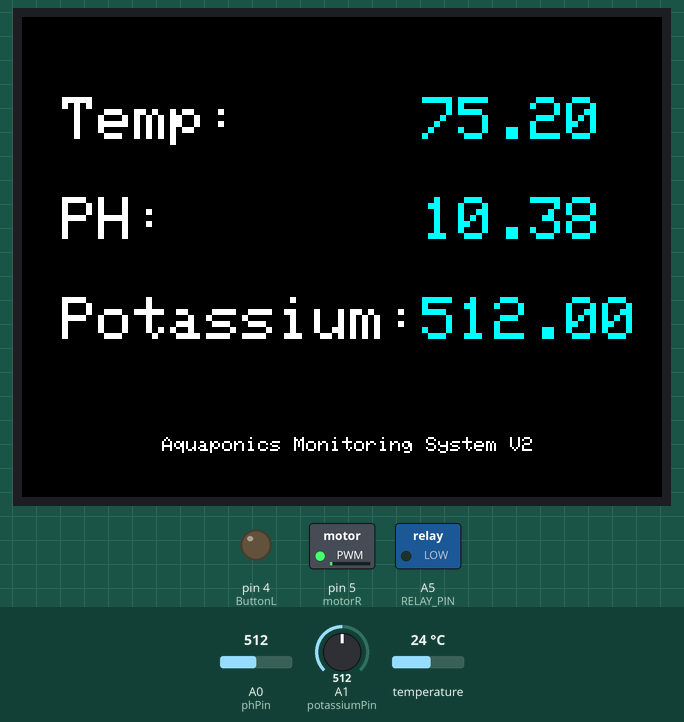
A sketch run on a simulated Arduino Uno, built with avr-gcc and run on an emulated ATmega328P. Shown: 320×240 colour display, switched loads named in the sketch (green lamp = pin HIGH), output pins drawn as LEDs (lit = HIGH). The test bench sets the inputs (shaded band); at power-on: temperature 24 °C, A0 (phPin) = 512, A1 (potassiumPin) = 512. What the sketch prints to the serial monitor is not drawn.

Above: at 1.4 s.
1.5 s: temperature set to 20.8 °C
At 4.8 s:
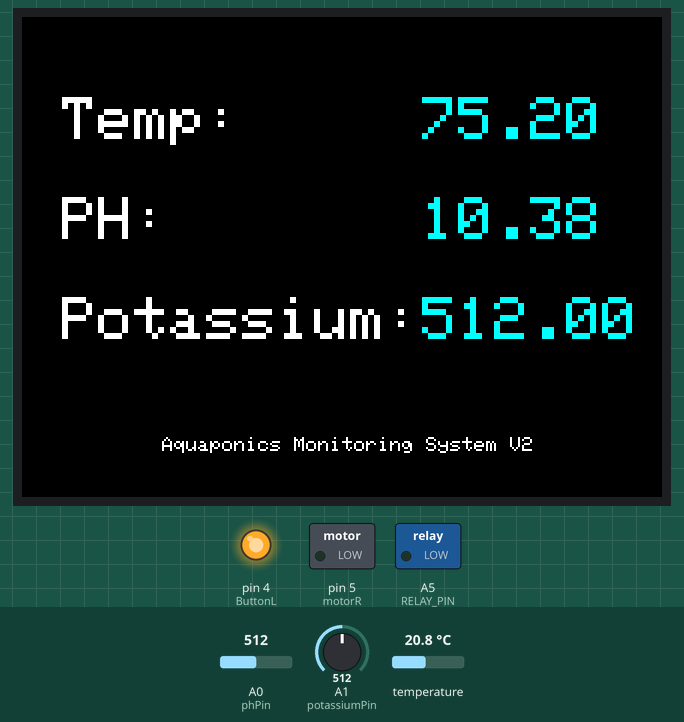
8.5 s: temperature set to 19.1 °C
At 11.4 s:
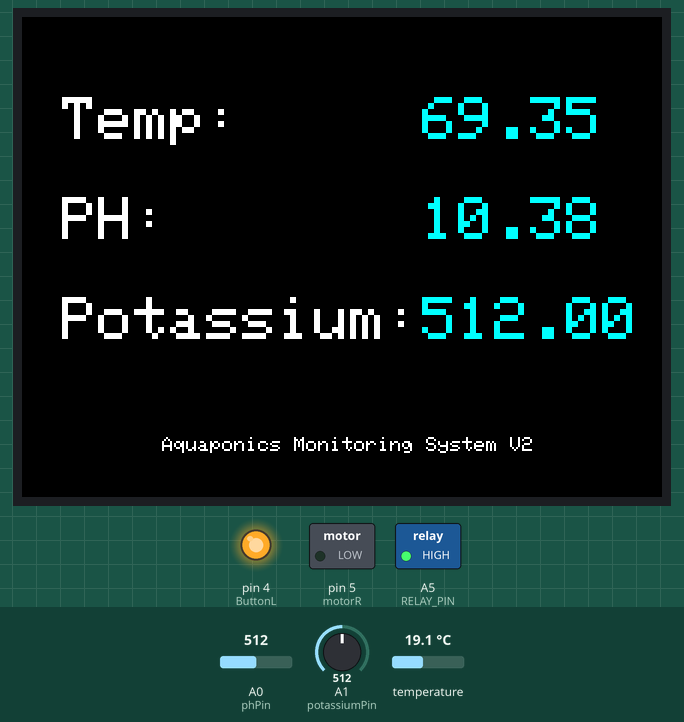
14.6 s: A0 (phPin) set to 620
At 19.7 s:
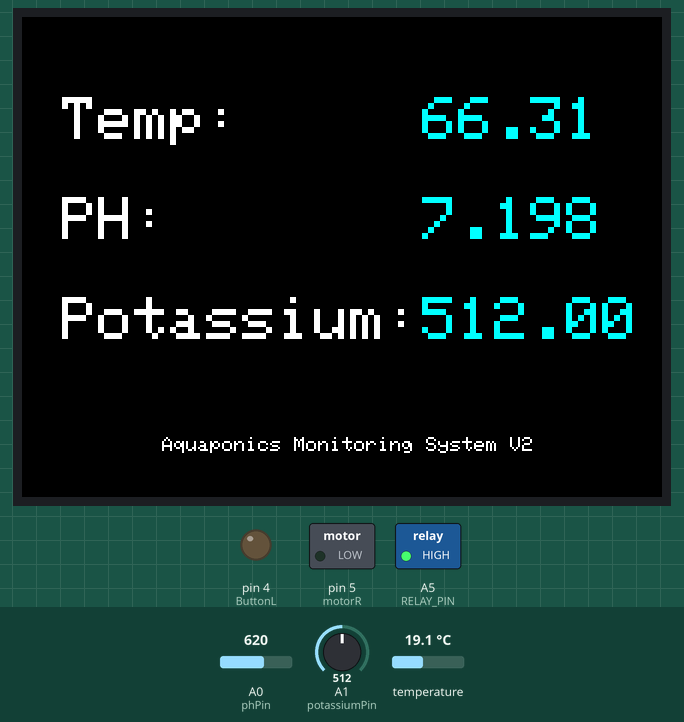
20.7 s: A0 (phPin) set to 644
At 23.9 s:
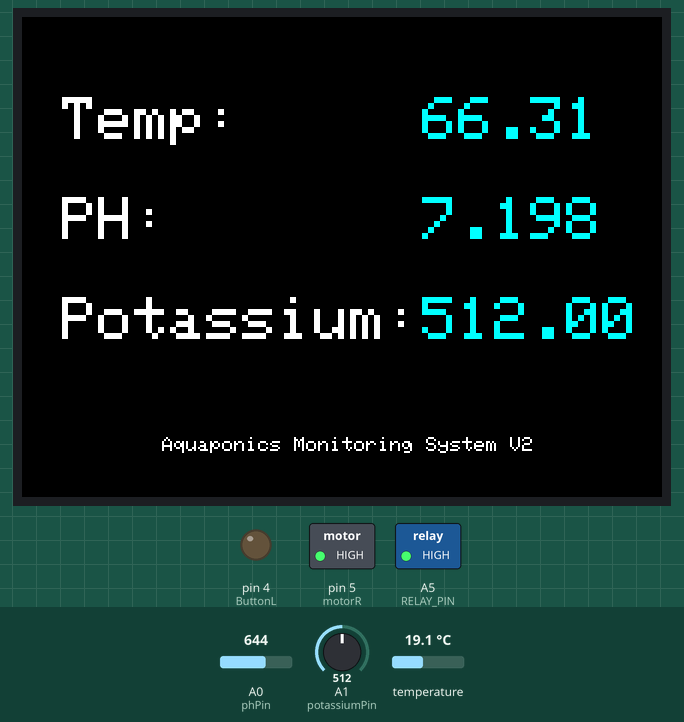
26.0 s: temperature set to 22.4 °C
At 27.8 s:
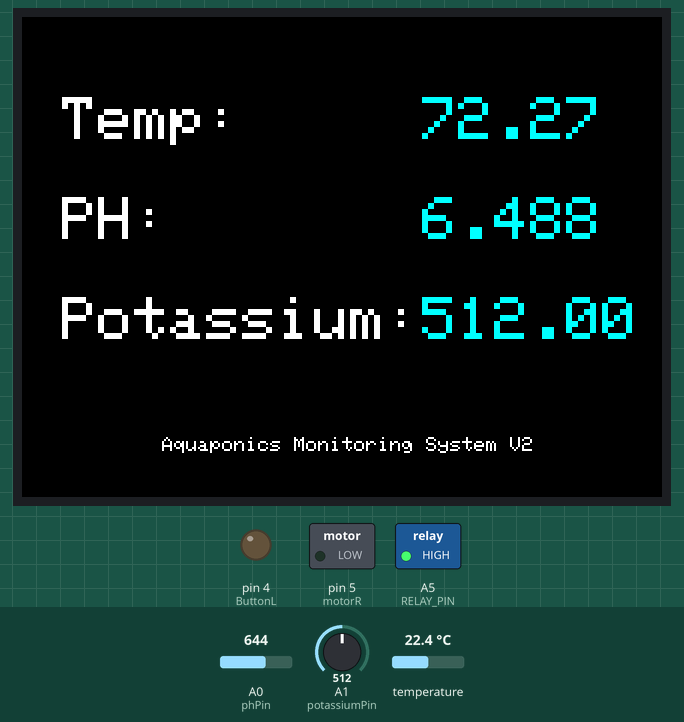
32.1 s: temperature set to 23.7 °C
At 38.9 s:
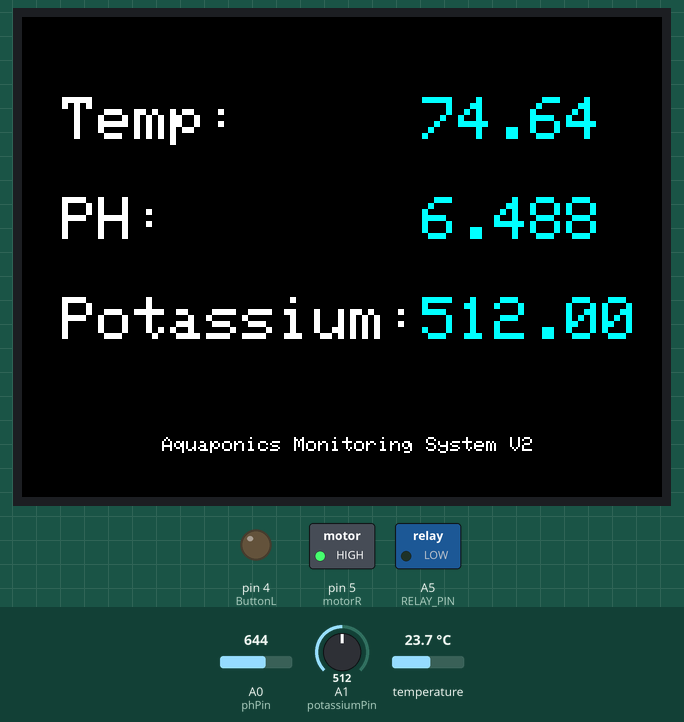
Timing chart, 0 to 40.3 s (numbered marks = the images above; inputs shaded):
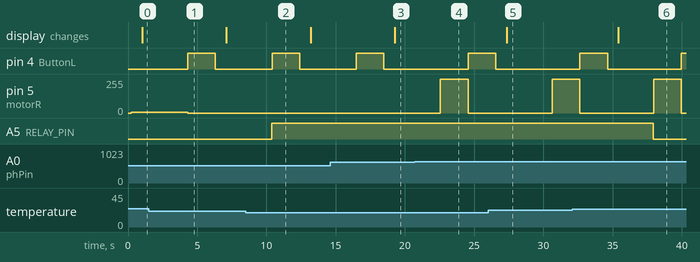

The sketch:

Aquaponics_Monitoring.ino
```cpp
#include "Sensors.h"
#include "Display.h"
#include "DisplayPHInfo.h"
#include "PumpCode.h"
#include "tempControl.h"
#include "Adafruit_ILI9341.h"
#include <Adafruit_GFX.h>
#include <SPI.h>
#include <Wire.h>
#include <Adafruit_ILI9341.h>
#include <Adafruit_STMPE610.h>
// wait 5 seconds before reading pH again
const int sensorReadInterval = 5000;

extern const int WATER_PUMP_PIN;
extern int motor;
extern const int doseDuration;
extern const float phToleration;
extern const float phTarget;
extern bool isDosing;
extern bool firstPage;
extern Adafruit_STMPE610 ts;

void setup(void){
// start serial port so we can see the data
Serial.begin(9600);

startTempSensor();
setupDisplay();
setupPump();
setupTemp();
}

void loop(void){
while(firstPage != true){
  setSensorValues((getSensorTemp() * 1.8 ) + 32, getPH(), getPotassium()); //Farhenheit conversion because celsius sucks
  updateValues();
  Serial.print("Temperature: ");
  Serial.print(getSensorTemp());
  Serial.println();
  Serial.print("PH: ");
  Serial.print(getPH());
  Serial.println();
  Serial.print("Potassium: ");
  Serial.print(getPotassium());
  Serial.println();
  delay(1000);
  checkTemp();
  phCheck();
  //buttonSwitchMain();
  //doButtonThingsMain();
}

while(firstPage){
  PrintPHText();
  PHStatsUI();
  buttonSwitch();
  doButtonThings();
  }

}
```

DisplayPHInfo.cpp
```cpp
#include <Adafruit_GFX.h>
#include <SPI.h>
#include <Wire.h>
#include <Adafruit_ILI9341.h>
#include <Adafruit_STMPE610.h>
#include "DisplayPHInfo.h"
#include "display.h"
#include <stdint.h>
#include "TouchScreen.h"
extern Adafruit_ILI9341 lcd;

#define YP A3  // must be an analog pin, use "An" notation!
#define XN A4  // must be an analog pin, use "An" notation!
#define YN 8   // can be a digital pin
#define XP 9
TouchScreen ts = TouchScreen(XP, YP, XN, YN, 300);

// This is calibration data for the raw touch data to the screen coordinates
//numbers for ph edit readings
#define ORIGIN_X 20
#define ORIGIN_Y 40

//numbers for touchscreen box
#define PHT_MinX 15
#define PHT_MinY 80
#define PHT_H 40
#define PHT_W 50

//copy pasted numbers for back button
#define PHT_MinXB 15
#define PHT_MinYB 80
#define PHT_HB 40
#define PHT_WB 50

//setup stuff for phstat screen
#define NUMBERS_ORIGIN_X 200
#define TEXT_HEIGHT 50
#define BLACK   0x0000
#define CYAN    0x07FF
#define WHITE   0xFFFF
#define LABEL_COLOR WHITE
#define NUMBER_COLOR CYAN

//stuff for the back button
#define PHT_MinYB 80
#define PHT_MaxXB 70
#define PHT_MaxYB 190
#define PHT_HB 40
#define PHT_WB 50

bool firstPage = false;

const int ButtonSeq = 2;
const int ButtonL = 4;
int buttonStateSeq = 0;
int buttonStateL = 0;

int selector = 0;
boolean isPressed = false;
int buttonP;

//button settings to go to ph stats page
#define PHButtonX PHT_MinX
#define PHButtonY PHT_MinY
#define PHButtonH PHT_H
#define PHButtonW PHT_W

double PHBase = 0.0;
double PHChange = PHBase;

void drawFrame()
{
  pinMode(ButtonSeq, INPUT);
  pinMode(ButtonL, INPUT);
  lcd.drawRect(PHT_MinX, PHT_MinY, PHT_W, PHT_H, ILI9341_WHITE);
  buttonStateSeq = digitalRead(ButtonSeq);
  buttonStateL = digitalRead(ButtonL);
}
//TODO: fix this, it's okay for now
void PHStatsUI(){
  lcd.fillScreen(BLACK);
  lcd.setTextColor(NUMBER_COLOR, BLACK);
  lcd.setTextSize(3);
  lcd.setCursor(NUMBERS_ORIGIN_X, ORIGIN_Y + TEXT_HEIGHT *1.5);
  lcd.print(PHChange);
}

void PrintPHText(){
  lcd.setCursor(ORIGIN_X, ORIGIN_Y);
  lcd.setTextColor(LABEL_COLOR);
  lcd.setTextSize(3);

  lcd.print("raise ph (+.25)");
  lcd.setCursor(ORIGIN_X, ORIGIN_Y + TEXT_HEIGHT*.75);
  lcd.print("lower ph (-.25)");
  lcd.setCursor(ORIGIN_X, ORIGIN_Y + TEXT_HEIGHT*1.5);
  lcd.print("PH set at:");
  lcd.setCursor(ORIGIN_X, ORIGIN_Y + TEXT_HEIGHT*2.25);
  lcd.print("Back");
}
//never do this, this is a bad way of cycling the button
//touchscreen would be better but I don't have the time to read the library
void buttonSwitch() {
  if (digitalRead(ButtonSeq) == LOW && isPressed == false ) //button is pressed AND this is the first digitalRead() that the button is pressed
  {
    isPressed = true;  //set to true, so this code will not run again until button released
    buttonP++; // this is done after the doSwitchStatement(), so case 0 will be executed on the first button press
    if (buttonP > 2) {
      buttonP = 0;
    }
  }
  else if (digitalRead(ButtonSeq) == HIGH){
    isPressed = false; //button is released, variable reset
  }
  else{
    Serial.println("no");
  }
}

void doButtonThings() {
  if(buttonP = 0 && digitalRead(ButtonL) == LOW){
    PHChange = PHBase + 0.25;
  }
  else if(buttonP = 1 && digitalRead(ButtonL) == LOW){
    PHChange = PHBase - 0.25;
  }
  else if(buttonP = 2 && digitalRead(ButtonL) == LOW){
    firstPage = false;
    lcd.fillScreen(BLACK);
    drawFrame();
  }
  else{
    Serial.println("no");
  }
}

//why would I put the main display button code in the ph display code?
//Its the easiest way to do it; I dont care if it would look cleaner another way
void buttonSwitchMain() {
  if (digitalRead(ButtonSeq) == LOW && isPressed == false ) //button is pressed AND this is the first digitalRead() that the button is pressed
  {
    isPressed = true;  //set to true, so this code will not run again until button released
    buttonP++; // this is done after the doSwitchStatement(), so case 0 will be executed on the first button press
    if (buttonP > 1) {
      buttonP = 0;
    }
    // selector = (selector+1) % 4;  // does the same, without if-statement
  }
  else if (digitalRead(ButtonSeq) == HIGH){
    isPressed = false; //button is released, variable reset
  }
  else{
    Serial.println("no");
  }
}

void doButtonThingsMain() {
  if(buttonP = 0 && digitalRead(ButtonL) == LOW){

  }
  else if(buttonP = 1 && digitalRead(ButtonL) == LOW){
    firstPage = true;
    lcd.fillScreen(BLACK);
    drawFrame();
  }
  else{
     Serial.println("no");
  }
}

//I have rewritten the UI code from scratch, THREE DIFFERENT TIMES
```

DisplayPHInfo.h
```cpp
void drawFrame();
//WHY DO I NEED TO ADD THE .H FILE, ARDUINO IDE SUCKS
void buttonSwitch();
void PHStatsUI();
void PrintPHText();
void doButtonThings();

void doButtonThingsMain();
void buttonSwitchMain();
```

PumpCode.cpp
```cpp
//this code is to be used with 2 peristaltic pumps
//each pump supplies a different chemical compound; one to raise ph and one to lower
//each peristaltic pump will need a relay to be able to run on an arduino; maybe

#include "Arduino.h"
#include "sensors.h"
#include "DisplayPHInfo.h"
//this code was painful to integrate.
extern double PHChange;

const int WATER_PUMP_PIN_R = 5;
const int WATER_PUMP_PIN_L = 4;
int motorR = 5;
int motorL = 4;
const int doseDuration = 2000;
const float phToleration = 0.25;
const float phTarget = 7 + PHChange;
bool isDosingH = false;
bool isDosingL = false;

//probably need 2 of theses
void setupPump() {
  pinMode(motorR, OUTPUT);
  pinMode(motorL, OUTPUT);
  analogWrite(motorR, 5);
  analogWrite(motorL, 4);
}

//no comment
void waterPumpRaise() {
  analogWrite(motorR, 255);
  analogWrite(motorL, 0);
}

void waterPumpLower() {
  analogWrite(motorR,0);
  analogWrite(motorL, 255);
}

void waterPumpsOff(){
  analogWrite(motorR, 0);
  analogWrite(motorL, 0);
}

//this shit will probably crash the program or just continue to raise the PH level with no qualms about whether or not its killing things.

//needlessly complicated but Its a prototype
void phCheck(){
  if (getPH() < phTarget || getPH() > phTarget) {
    if (getPH() < phTarget - phToleration) {
      // start to raise the pH
      Serial.println("pH lower than target, beginning to raise acidity");
      isDosingH = true;
    }
    if (isDosingH) {
      //raises acid
      waterPumpRaise();
      delay(2000);
      waterPumpsOff();
    }
    if(getPH() > phTarget + phToleration){
      Serial.println("pH higher than target, beginning to lower acidity");
      isDosingL = true;
    }
    if(isDosingL){
      waterPumpLower();
      delay(2000);
      waterPumpsOff();
    }
  }
  else {
    isDosingH = false;
    isDosingL = false;
  }
}
```

PumpCode.h
```cpp
void waterPumpLower();
void waterPumpRaise();
void waterPumpsOff();
void setupPump();
void phCheck();
```

display.cpp
```cpp
#include "SPI.h"
#include "Adafruit_GFX.h"
#include "Adafruit_ILI9341.h"
#include "DisplayPHInfo.h"

// Use hardware SPI (on Uno, #13, #12, #11) and the above for CS/DC
Adafruit_ILI9341 lcd = Adafruit_ILI9341(10, 9);


//define some color values
#define  BLACK   0x0000
#define BLUE    0x001F
#define RED     0xF800
#define GREEN   0x07E0
#define CYAN    0x07FF
#define MAGENTA 0xF81F
#define YELLOW  0xFFE0
#define WHITE   0xFFFF

#define LABEL_COLOR WHITE
#define NUMBER_COLOR CYAN

#define ORIGIN_X 20
#define ORIGIN_Y 40
#define NUMBERS_ORIGIN_X 200

#define TEXT_HEIGHT 50

double temp = 20.56;
double ph = 7.0;
double potassium = 1.0;
double ammonia = 2.0;

void setSensorValues(float temp_, float ph_, float potassium_){
  temp = temp_;
  ph = ph_;
  potassium = potassium_;
  // ammonia = ammonia_;
}

void printConstantText(){
  lcd.setCursor(ORIGIN_X, ORIGIN_Y);
  lcd.setTextColor(LABEL_COLOR);
  lcd.setTextSize(3);

  lcd.print("Temp:");
  lcd.setCursor(ORIGIN_X, ORIGIN_Y + TEXT_HEIGHT*1);
  lcd.print("PH:");
  lcd.setCursor(ORIGIN_X, ORIGIN_Y + TEXT_HEIGHT*2);
  lcd.print("Potassium:");

  lcd.setCursor(70, 210);
  lcd.setTextSize(1);
  lcd.print("Aquaponics Monitoring System V2");
}

// Configure the screen and place the constant text in setup
void setupDisplay(){
  Serial.begin(9600);
  lcd.begin();
  lcd.setRotation(1);
  lcd.fillScreen(BLACK);
  lcd.setTextWrap(false);
  printConstantText();
}

// Display all of the numbers
void updateValues(){
  lcd.setTextColor(NUMBER_COLOR, BLACK);
  lcd.setTextSize(3);
  lcd.setCursor(NUMBERS_ORIGIN_X, ORIGIN_Y);

  lcd.print(temp);
  lcd.setCursor(NUMBERS_ORIGIN_X, ORIGIN_Y + TEXT_HEIGHT *1);
  lcd.print(ph);
  lcd.setCursor(NUMBERS_ORIGIN_X, ORIGIN_Y + TEXT_HEIGHT *2);
  lcd.print(potassium);
}
```

display.h
```cpp
void setSensorValues(float temp_, float ph_, float phosphate_);
void setupDisplay();
void updateValues();
```

sensors.cpp
```cpp
// Functions to return the values of all our sensors
//probably want to figure out what water heater we will use
//dont want to flash boil the fish
#include <OneWire.h>
#include <DallasTemperature.h>
#include "Sensors.h"
#include "Arduino.h"

// Temp stuff
//how the hell am i able to pass temp info to a analog input???
#define ONE_WIRE_BUS A2
OneWire oneWire(ONE_WIRE_BUS);
// Pass our oneWire reference to Dallas Temperature.
DallasTemperature tempSensor(&oneWire);

// Ph stuff
#define phPin A0
#define phOffset 25.51
#define phConstant -0.02955

// Phosphate stuff
#define potassiumPin A1
float potassiumConstant = 1;
float potassiumOffset = 0;

void startTempSensor(){
  tempSensor.begin();
}

float getSensorTemp(){
  tempSensor.requestTemperatures();
  return tempSensor.getTempCByIndex(0); // 0 refers to the first device on the wire
}

float getPH(){
  return ((analogRead(phPin) * phConstant) + phOffset);
}

float getPotassium(){
  return (analogRead(potassiumPin) * potassiumConstant) - potassiumOffset;
}
```

sensors.h
```cpp
// All the sensors
float getPH();
float getPotassium();

void startTempSensor();
float getSensorTemp();
```

tempControl.cpp
```cpp
#include <OneWire.h>
#include <DallasTemperature.h>
#include "sensors.h"
#include "Arduino.h"

#define RELAY_PIN   A5

const int TEMP_THRESHOLD_UPPER = 23; // upper threshold of temperature, change to your desire value
const int TEMP_THRESHOLD_LOWER = 20; // lower threshold of temperature, change to your desire value

void setupTemp() {
  pinMode(RELAY_PIN, OUTPUT); // initialize digital pin as an output
}

void checkTemp(){
  if(getSensorTemp() > TEMP_THRESHOLD_UPPER) {
    Serial.println("The heating element is turned off");
    digitalWrite(RELAY_PIN, LOW); // turn off
  } else if(getSensorTemp() < TEMP_THRESHOLD_LOWER){
    Serial.println("The heating element is turned on");
    digitalWrite(RELAY_PIN, HIGH); // turn on
  }
}
```

tempControl.h
```cpp
void setupTemp();
void checkTemp();
```

Measured:
- the behaviour switches between 20 and 19.9 °C on temperature (found by bisection; images 1 and 2)
- the behaviour switches between 634 and 635 on A0 (phPin) (found by bisection; images 3 and 4)
- the behaviour switches between 23 and 23.1 °C on temperature (found by bisection; images 5 and 6)
- after the input at 1.5 s, pin 5 (motorR): 5/255 → 0/255 after 2.8 s instead of 2.1 s
- after the input at 8.5 s, A5 (RELAY_PIN): LOW → HIGH after 1.9 s
- after the input at 14.6 s, the display: changes after 4.7 s (image 3)
- after the input at 20.7 s, pin 5 (motorR): 0/255 → 255/255 after 1.9 s, → 0/255 2.0 s later
- after the input at 26.0 s, the display: changes after 1.3 s (image 5)
- after the input at 32.1 s, A5 (RELAY_PIN): HIGH → LOW after 5.8 s; the display: changes after 3.3 s (image 6)
